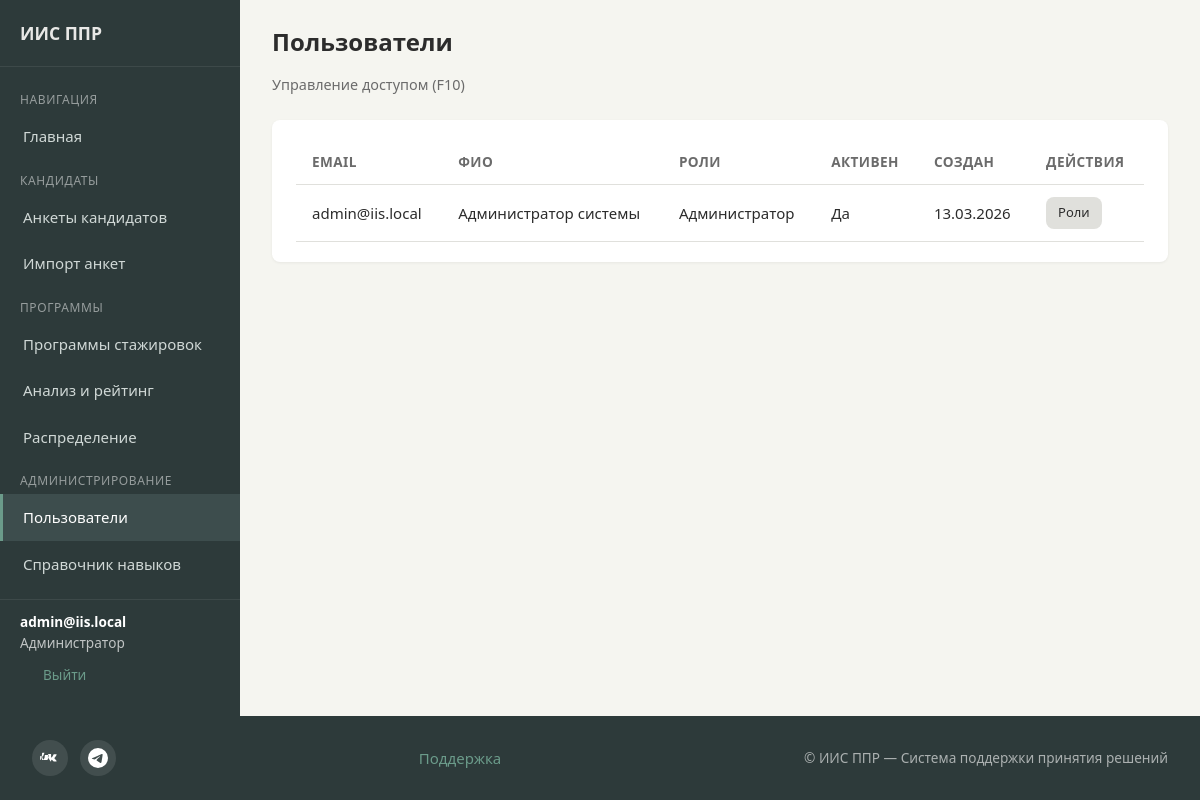
/users.php (signed in), run on the app's committed database.
### tables this page shows
CREATE TABLE `users` (
  `id` int unsigned NOT NULL AUTO_INCREMENT,
  `email` varchar(255) NOT NULL,
  `password_hash` varchar(255) NOT NULL,
  `full_name` varchar(255) NOT NULL,
  `created_at` datetime NOT NULL DEFAULT CURRENT_TIMESTAMP,
  `updated_at` datetime NOT NULL DEFAULT CURRENT_TIMESTAMP ON UPDATE CURRENT_TIMESTAMP,
  `is_active` tinyint(1) NOT NULL DEFAULT 1,
  PRIMARY KEY (`id`),
  UNIQUE KEY `email` (`email`)
);

### users.php (the view, shortened to what this page needs)
<?php
$pdo = \App\Database::getConnection();
$users = $pdo->query('
    SELECT u.id, u.email, u.full_name, u.is_active, u.created_at,
           GROUP_CONCAT(r.name ORDER BY r.name) as roles
    FROM users u
    LEFT JOIN user_roles ur ON ur.user_id = u.id
    LEFT JOIN roles r ON r.id = ur.role_id
    GROUP BY u.id
    ORDER BY u.email
')->fetchAll();
include __DIR__ . '/header.php';
?>
<div class="page-header">
    <h1>Пользователи</h1>
    <p class="subtitle">Управление доступом (F10)</p>
</div>
<div class="card">
    <div class="table-wrap">
        <table class="data-table">
            <thead>
                <tr>
                    <th>Email</th>
                    <th>ФИО</th>
                    <th>Роли</th>
                    <th>Активен</th>
                    <th>Создан</th>
                    <th class="actions">Действия</th>
                </tr>
            </thead>
            <tbody>
                <?php foreach ($users as $u): ?>
                    <tr>
                        <td><?= htmlspecialchars($u['email']) ?></td>
                        <td><?= htmlspecialchars($u['full_name']) ?></td>
                        <td><?= htmlspecialchars($u['roles'] ?? '—') ?></td>
                        <td><?= $u['is_active'] ? 'Да' : 'Нет' ?></td>
                        <td><?= date('d.m.Y', strtotime($u['created_at'])) ?></td>
                        <td class="actions">
                            <a href="/user-edit.php?id=<?= (int)$u['id'] ?>" class="btn btn-sm btn-secondary">Роли</a>
                        </td>
                    </tr>
                <?php endforeach; ?>
            </tbody>
        </table>
    </div>
</div>
<?php include __DIR__ . '/footer.php'; ?>

### style.css (style rules this page uses)
:root { --bg-main: #f5f5f0; --bg-card: #ffffff; --bg-sidebar: #2d3a3a; --bg-sidebar-hover: #3d4d4d; --text: #2c2c2c; --text-muted: #6b6b6b; --accent: #4a7c6c; --accent-light: #6b9b8a; --accent-dark: #3a6152; --border: #e0e0dc; --success: #5a8f5a; --warning: #b8954a; --danger: #b85c5c; --radius: 8px; --shadow: 0 1px 3px rgba(0,0,0,0.06); --shadow-lg: 0 4px 12px rgba(0,0,0,0.08); --font: 'Segoe UI', system-ui, -apple-system, sans-serif; }
* { box-sizing: border-box; }
body { margin: 0; font-family: var(--font); font-size: 15px; line-height: 1.5; color: var(--text); background: var(--bg-main); min-height: 100vh; display: flex; flex-direction: column; }
a { color: var(--accent); text-decoration: none; }
.page-header { margin-bottom: 24px; }
.page-header h1 { margin: 0 0 4px; font-size: 1.5rem; font-weight: 600; color: var(--text); }
.page-header .subtitle { color: var(--text-muted); font-size: 0.9rem; }
.card { background: var(--bg-card); border-radius: var(--radius); box-shadow: var(--shadow); padding: 20px 24px; margin-bottom: 20px; }
.btn { display: inline-block; padding: 10px 20px; font-size: 15px; font-weight: 500; font-family: inherit; border: none; border-radius: var(--radius); cursor: pointer; text-decoration: none; transition: background 0.15s, color 0.15s; }
.btn-secondary { background: var(--border); color: var(--text); }
.btn-sm { padding: 6px 12px; font-size: 13px; }
.table-wrap { overflow-x: auto; }
table.data-table { width: 100%; border-collapse: collapse; }
table.data-table th, table.data-table td { padding: 12px 16px; text-align: left; border-bottom: 1px solid var(--border); }
table.data-table th { font-weight: 600; color: var(--text-muted); font-size: 0.85rem; text-transform: uppercase; letter-spacing: 0.03em; }
table.data-table .actions { white-space: nowrap; }

### data on the page
users: email "admin@iis.local", full_name "Администратор системы", roles "Администратор", is_active "Да", created_at "13.03.2026"

### other printed values
$_SESSION['email'] "admin@iis.local"
implode(', ', array_map(fn($r) => $roleNames[$r] ?? $r, $roles)) "Администратор"
